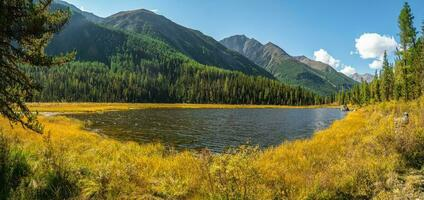
#> input picture Experiment -08(RGB to  BGR)-20240522T135642Z-001/Experiment -08(RGB to  BGR)/img.jpg, 424 x 200 px, found by its file name
$ jupyter execute 'Experiment 8 RGB (1).ipynb'   (shell and % lines are left out)
#> lines starting #> are read from the running program, lines starting #| are printed output that depends on the picture
Implement the Image processing basics: Converting Image to RGB to BGR and to Grayscale, create a White / Black Color Image, how to draw shapes on image.

Date = 14-05-2024

[cell 1]
import cv2
import numpy as np

[cell 2]
def convert_to_grayscale(image_path):
    #Load the image
    image = cv2.imread(image_path)
#> image is the input picture: shape (200, 424, 3); mean B, G, R 75.5, 112.7, 108.4
    #Convert the image into grayscale
    grayscale_image = cv2.cvtColor(image, cv2.COLOR_BGR2GRAY)
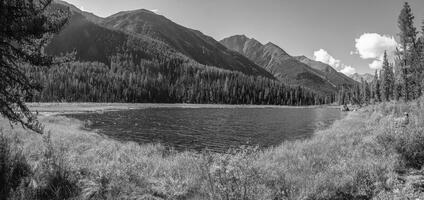
#> grayscale_image: shape (200, 424); min 0, max 255, mean 107.2

    cv2.imshow("Original Image", image)
    cv2.imshow("Grayscale Image", grayscale_image)
    cv2.waitKey(0)
    cv2.destroyAllWindows()

[cell 3]
convert_to_grayscale("C:/Users/ACER/Downloads/LAB PRACTICAL/Experiment -08(RGB to  BGR)-20240522T135642Z-001/Experiment -08(RGB to  BGR)/img.jpg")

[cell 4]
def convert_to_bgr(image_path, output_path):
    #Load the image
    image = cv2.imread(image_path)
    #Convert the image to BGR color space
    bgr_image = cv2.cvtColor(image, cv2.COLOR_RGB2BGR)

    # Display the original ad BGR images
    cv2.imshow("Original Image", image)
    cv2.imshow("BGR Image", bgr_image)

    # Save the BGR image
    cv2.imwrite(output_path, bgr_image)
    print("BGR image saves as", output_path)
    cv2.waitKey(0)
    cv2.destroyAllWindows()

[cell 5]
convert_to_bgr("C:/Users/ACER/Downloads/LAB PRACTICAL/Experiment -08(RGB to  BGR)-20240522T135642Z-001/Experiment -08(RGB to  BGR)/img.jpg", "C:/Users/ACER/Downloads/LAB PRACTICAL/Experiment -08(RGB to  BGR)-20240522T135642Z-001/Experiment -08(RGB to  BGR)/img2.jpg" )

[cell 6]
def convert_bgr_to_rgb(input_path):
    # Load the image
    image_bgr = cv2.imread(input_path)
    # Convert the image from BGR to RGB color space
    image_rgb = cv2.cvtColor(image_bgr, cv2.COLOR_BGR2RGB)

    #Display the original BGR image and the converted RGB image
    cv2.imshow("BGR Image", image_bgr)
    cv2.imshow("RGB Image", image_rgb)
    cv2.waitKey(0)
    cv2.destroyAllWindows()

[cell 7]
convert_bgr_to_rgb("C:/Users/ACER/Downloads/LAB PRACTICAL/Experiment -08(RGB to  BGR)-20240522T135642Z-001/Experiment -08(RGB to  BGR)/img.jpg")

[cell 8]
def create_white_image(width, height):
    #Create a white color image
#> called with width = 800, height = 600
    white_image = np.ones((height, width, 3), dtype=np.uint8) * 255

    # Display the white image
    cv2.imshow("WHite Image", white_image)
    cv2.waitKey(0)
    cv2.destroyAllWindows()

[cell 9]
def create_black_image(width, height):
    # Create a black color image
#> called with width = 800, height = 600
    black_image = np.zeros((height, width, 3), dtype=np.uint8) * 255

    # Display the blac image
    cv2.imshow("Black Image", black_image)
    cv2.waitKey(0)
    cv2.destroyAllWindows()

[cell 10]
width, height = 800, 600

create_white_image(width, height)
create_black_image(width, height)

[cell 11]
def draw_shapes_on_image(input_path):
    # Load the image
    image = cv2.imread(input_path)

    #Draw shapes on the image
    cv2.rectangle(image, (50, 50), (200, 200), (0, 255, 0), 2)

    cv2.circle(image, (300, 150), 100, (0,0,255),2)

    cv2.line(image, (400, 50), (400, 250), (255, 0 ,0), 2)
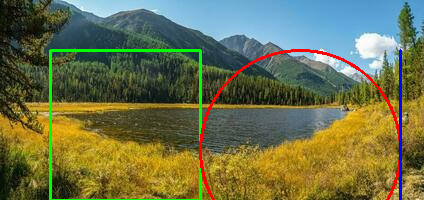
#> image: shape (200, 424, 3); mean B, G, R 74.5, 113.2, 108

    cv2.imshow("Image with Shapes", image)
    cv2.waitKey(0)
    cv2.destroyAllWindows()
